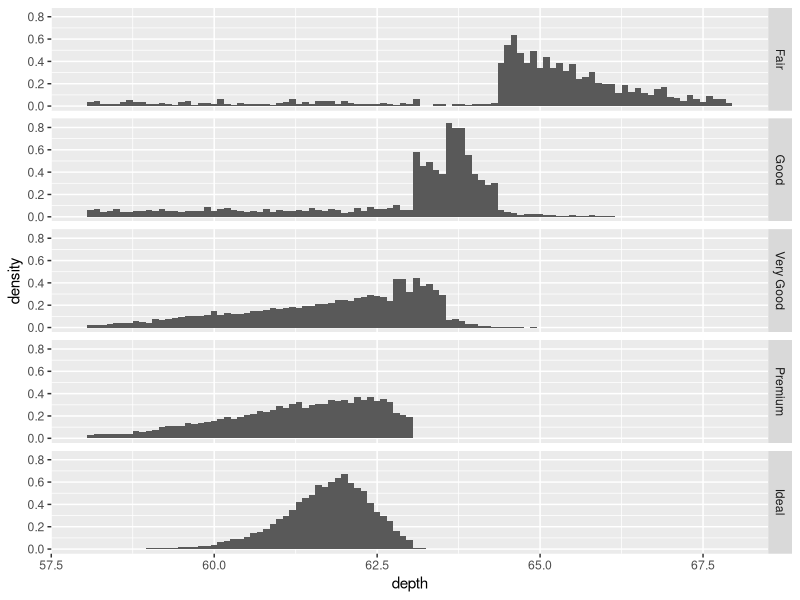
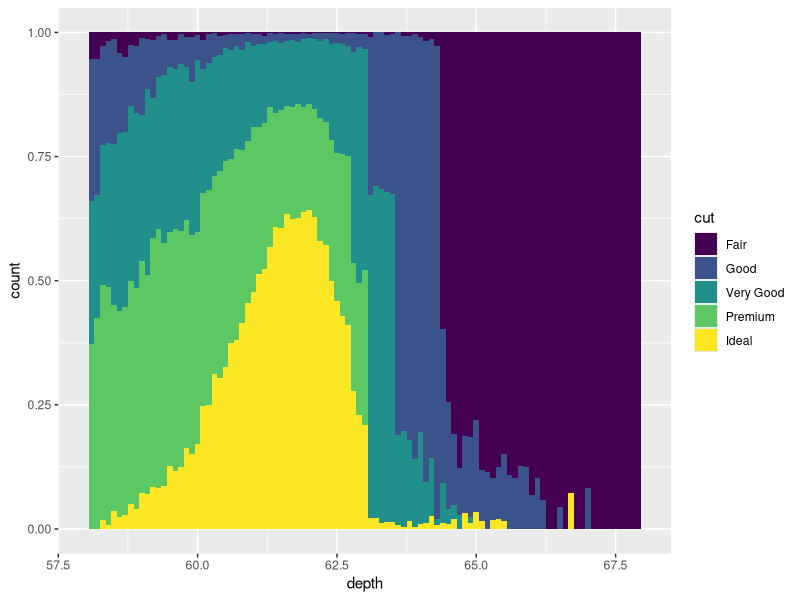
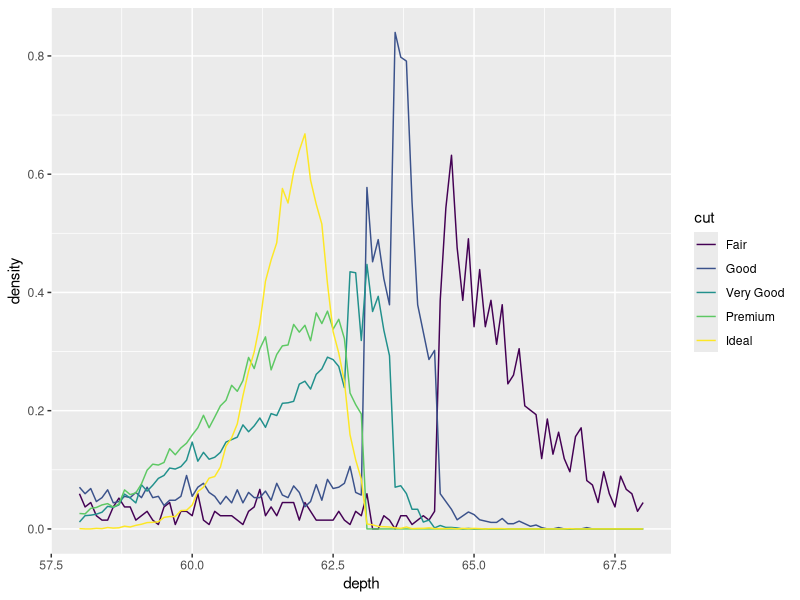
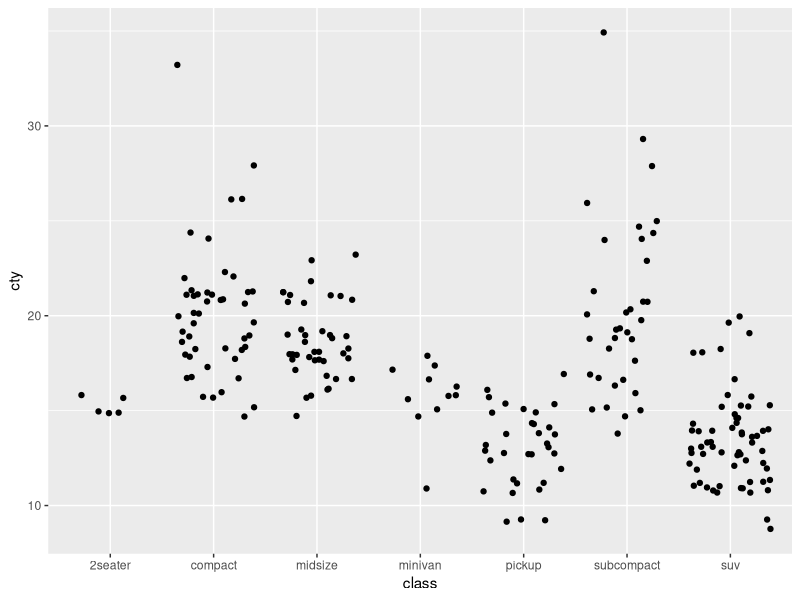
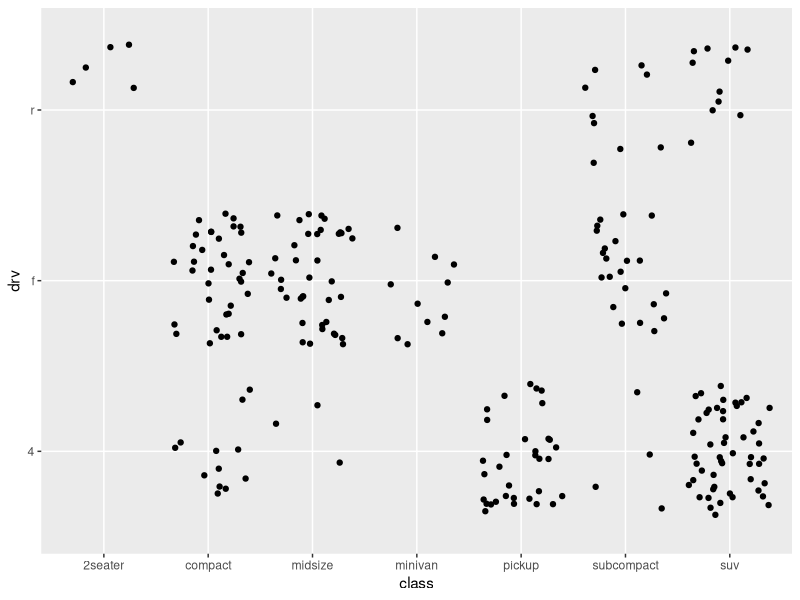
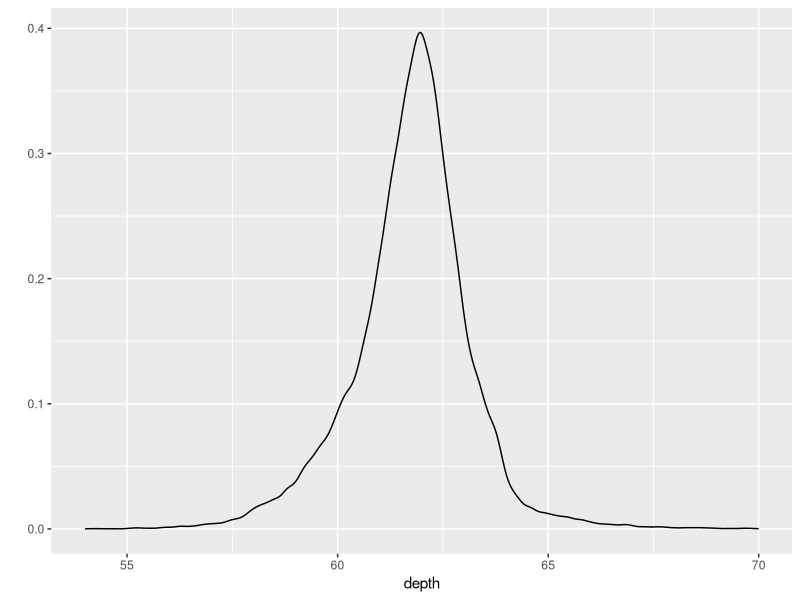
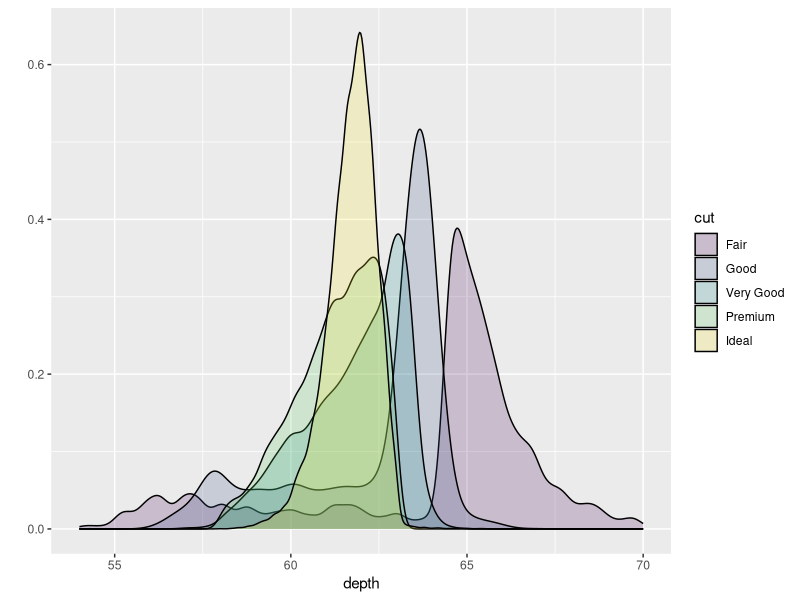
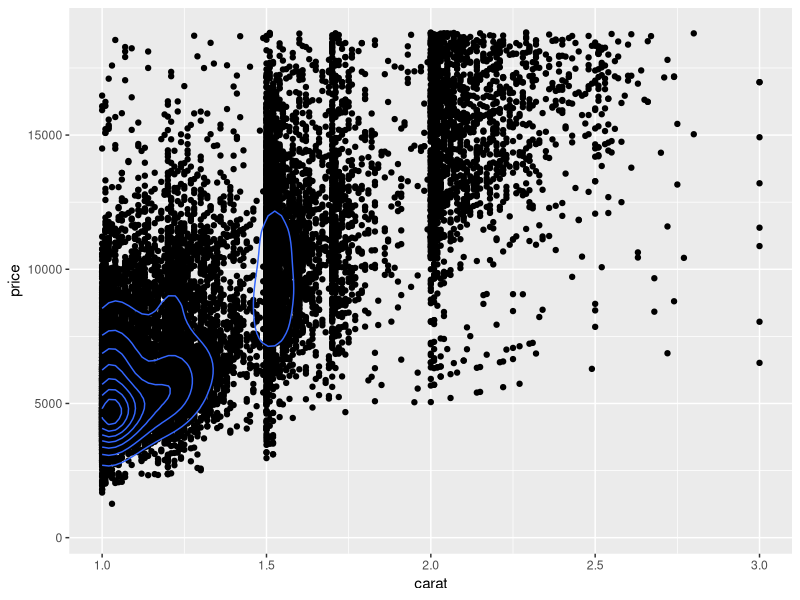

The R source for these figures, in order: (Note: this script raises an error after producing the figures.)
## ---- chunk 1
library("ggplot2")
library("dplyr")
## ---- chunk 2
depth_dist <- ggplot(diamonds, aes(depth)) + xlim(58, 68)
depth_dist + 
  geom_histogram(aes(y = ..density..), binwidth = 0.1) +
  facet_grid(cut ~ .)
depth_dist + geom_histogram(aes(fill = cut), binwidth = 0.1, 
  position = "fill")
depth_dist + geom_freqpoly(aes(y = ..density.., colour = cut), 
  binwidth = 0.1) 
## ---- chunk 3
qplot(class, cty, data=mpg, geom="jitter")
qplot(class, drv, data=mpg, geom="jitter")
## ---- chunk 4
qplot(depth, data=diamonds, geom="density", xlim = c(54, 70))
qplot(depth, data=diamonds, geom="density", xlim = c(54, 70), 
      fill = cut, alpha = I(0.2))
## ---- chunk 5
library(ggplot2)
dim(diamonds)
head(diamonds)
## ---- chunk 6
set.seed(1410) # Make the sample reproducible
dsmall <- diamonds[sample(nrow(diamonds), 100), ]
## ---- chunk 7
norm + geom_point(alpha = 1/3)
norm + geom_point(alpha = 1/5)
norm + geom_point(alpha = 1/10)
## ---- chunk 8
d <- ggplot(diamonds, aes(carat, price)) + xlim(1,3) + 
  theme(legend.position = "none")
d + geom_point() + geom_density2d()
d + stat_density2d(geom = "point", aes(size = ..density..), 
                   contour = F) + scale_size(range = c(0.2, 1.5))
d + stat_density2d(geom = "tile", aes(fill = ..density..), 
                   contour = F) 
last_plot() + scale_fill_gradient(limits = c(1e-5,8e-4))
## ---- chunk 9
library("maps")
data(us.cities)
big_cities <- subset(us.cities, pop > 500000)
qplot(long, lat, data = big_cities) + borders("state", size = 0.5)

tx_cities <- subset(us.cities, country.etc == "TX")
ggplot(tx_cities, aes(long, lat)) +
  borders("county", "texas", colour = "grey70") +
  geom_point(alpha = 0.5)
## ---- chunk 10
library("maps")
states <- map_data("state")
arrests <- USArrests
names(arrests) <- tolower(names(arrests))
arrests$region <- tolower(rownames(USArrests))

choro <- merge(states, arrests, by = "region")
# Reorder the rows because order matters when drawing polygons
# and merge destroys the original ordering
choro <- choro[order(choro$order), ]
qplot(long, lat, data = choro, group = group, 
  fill = assault, geom = "polygon")
qplot(long, lat, data = choro, group = group, 
  fill = assault / murder, geom = "polygon")
## ---- chunk 11
ia <- map_data("county", "iowa")
mid_range <- function(x) mean(range(x, na.rm = TRUE))
centres <- ia %>% tbl_df %>% group_by(subregion) %>%
  summarise(lat = mid_range(lat), long = mid_range(long))
ggplot(ia, aes(long, lat)) + 
  geom_polygon(aes(group = group), 
    fill = NA, colour = "grey60") +
  geom_text(aes(label = subregion), data = centres, 
    size = 2, angle = 45)
## ---- chunk 12
d <- subset(diamonds, carat < 2.5 & 
  rbinom(nrow(diamonds), 1, 0.2) == 1)
d$lcarat <- log10(d$carat)
d$lprice <- log10(d$price)

# Remove overall linear trend
detrend <- lm(lprice ~ lcarat, data = d)
d$lprice2 <- resid(detrend)

mod <- lm(lprice2 ~ lcarat * color, data = d)

library("effects")
effectdf <- function(...) {
  suppressWarnings(as.data.frame(effect(...)))
}
color <- effectdf("color", mod)
both1 <- effectdf("lcarat:color", mod)

carat <- effectdf("lcarat", mod, default.levels = 50)
both2 <- effectdf("lcarat:color", mod, default.levels = 3)
## ---- chunk 13
qplot(lcarat, lprice, data=d, colour = color)
qplot(lcarat, lprice2, data=d, colour = color)
## ---- chunk 14
fplot <- ggplot(mapping = aes(y = fit, ymin = lower, ymax = upper)) +
  ylim(range(both2$lower, both2$upper))
fplot %+% color + aes(x = color) + geom_point() + geom_errorbar()
fplot %+% both2 + 
  aes(x = color, colour = lcarat, group = interaction(color, lcarat)) +
  geom_errorbar() + geom_line(aes(group=lcarat)) +
  scale_colour_gradient()
## ---- chunk 15
fplot %+% carat + aes(x = lcarat) + geom_smooth(stat="identity")

ends <- subset(both1, lcarat == max(lcarat))
fplot %+% both1 + aes(x = lcarat, colour = color) +
 geom_smooth(stat="identity") + 
 scale_colour_hue() + theme(legend.position = "none") +
 geom_text(aes(label = color, x = lcarat + 0.02), ends)
## ---- chunk 16
midm <- function(x) mean(x, trim = 0.5)
m2 + 
  stat_summary(aes(colour = "trimmed"), fun.y = midm, 
    geom = "point") +
  stat_summary(aes(colour = "raw"), fun.y = mean, 
    geom = "point") + 
  scale_colour_hue("Mean")
## ---- chunk 17
iqr <- function(x, ...) {
  qs <- quantile(as.numeric(x), c(0.25, 0.75), na.rm = T)
  names(qs) <- c("ymin", "ymax")
  qs
}
m + stat_summary(fun.data = "iqr", geom="ribbon")
## ---- chunk 18
(unemp <- qplot(date, unemploy, data=economics, geom="line", 
                xlab = "", ylab = "No. unemployed (1000s)"))

presidential <- presidential[-(1:3), ]

yrng <- range(economics$unemploy)
xrng <- range(economics$date)
unemp + geom_vline(aes(xintercept = as.numeric(start)), data = presidential)
unemp + geom_rect(aes(NULL, NULL, xmin = start, xmax = end, 
                      fill = party), ymin = yrng[1], ymax = yrng[2], 
                  alpha = 0.2, data = presidential) + 
  scale_fill_manual(values = c("blue", "red"))
last_plot() + geom_text(aes(x = start, y = yrng[1], label = name), 
                        data = presidential, size = 3, hjust = 0, vjust = 0)

caption <- paste(strwrap("Unemployment rates in the US have 
  varied a lot over the years", 40), collapse="\n")
unemp + geom_text(aes(x, y, label = caption), 
                  data = data.frame(x = xrng[2], y = yrng[2]), 
                  hjust = 1, vjust = 1, size = 4)

highest <- subset(economics, unemploy == max(unemploy))
unemp + geom_point(data = highest, 
                   size = 3, colour = "red", alpha = 0.5)
## ---- chunk 19
qplot(percwhite, percbelowpoverty, data = midwest)
qplot(percwhite, percbelowpoverty, data = midwest, 
  size = poptotal / 1e6) + scale_size_area("Population\n(millions)", 
  breaks = c(0.5, 1, 2, 4))
qplot(percwhite, percbelowpoverty, data = midwest, size = area) + 
  scale_size_area()
## ---- chunk 20
lm_smooth <- geom_smooth(method = lm, size = 1)
qplot(percwhite, percbelowpoverty, data = midwest) + lm_smooth 
qplot(percwhite, percbelowpoverty, data = midwest, 
  weight = popdensity, size = popdensity) + lm_smooth
## ---- chunk 21
qplot(percbelowpoverty, data = midwest, binwidth = 1)
qplot(percbelowpoverty, data = midwest, weight = poptotal, 
  binwidth = 1) + ylab("population")
